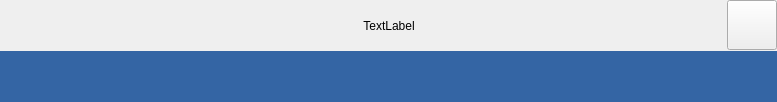
<?xml version="1.0" encoding="UTF-8"?>
<ui version="4.0">
 <class>frmNavi</class>
 <widget class="QWidget" name="frmNavi">
  <property name="geometry">
   <rect>
    <x>0</x>
    <y>0</y>
    <width>777</width>
    <height>102</height>
   </rect>
  </property>
  <property name="windowTitle">
   <string>Form</string>
  </property>
  <layout class="QVBoxLayout" name="verticalLayout">
   <property name="spacing">
    <number>0</number>
   </property>
   <property name="leftMargin">
    <number>0</number>
   </property>
   <property name="topMargin">
    <number>0</number>
   </property>
   <property name="rightMargin">
    <number>0</number>
   </property>
   <property name="bottomMargin">
    <number>0</number>
   </property>
   <item>
    <widget class="QWidget" name="widget" native="true">
     <layout class="QVBoxLayout" name="verticalLayout_2">
      <property name="spacing">
       <number>0</number>
      </property>
      <property name="leftMargin">
       <number>0</number>
      </property>
      <property name="topMargin">
       <number>0</number>
      </property>
      <property name="rightMargin">
       <number>0</number>
      </property>
      <property name="bottomMargin">
       <number>0</number>
      </property>
      <item>
       <widget class="QWidget" name="widget_2" native="true">
        <layout class="QHBoxLayout" name="horizontalLayout">
         <property name="spacing">
          <number>0</number>
         </property>
         <property name="leftMargin">
          <number>0</number>
         </property>
         <property name="topMargin">
          <number>0</number>
         </property>
         <property name="rightMargin">
          <number>0</number>
         </property>
         <property name="bottomMargin">
          <number>0</number>
         </property>
         <item>
          <widget class="QLabel" name="label">
           <property name="maximumSize">
            <size>
             <width>51</width>
             <height>16777215</height>
            </size>
           </property>
           <property name="styleSheet">
            <string notr="true">border-image: url(:/images/AC_N.png);</string>
           </property>
           <property name="text">
            <string/>
           </property>
          </widget>
         </item>
         <item>
          <widget class="QLabel" name="label_2">
           <property name="text">
            <string>TextLabel</string>
           </property>
           <property name="alignment">
            <set>Qt::AlignCenter</set>
           </property>
          </widget>
         </item>
         <item>
          <widget class="QPushButton" name="pushButton">
           <property name="maximumSize">
            <size>
             <width>50</width>
             <height>50</height>
            </size>
           </property>
           <property name="text">
            <string/>
           </property>
           <property name="icon">
            <iconset resource="res.qrc">
             <normaloff>:/images/AC_P.png</normaloff>:/images/AC_P.png</iconset>
           </property>
           <property name="iconSize">
            <size>
             <width>60</width>
             <height>50</height>
            </size>
           </property>
          </widget>
         </item>
        </layout>
       </widget>
      </item>
      <item>
       <widget class="QWidget" name="widget_3" native="true">
        <property name="styleSheet">
         <string notr="true">background-color: rgb(52, 101, 164);</string>
        </property>
        <layout class="QHBoxLayout" name="horizontalLayout_2">
         <item>
          <widget class="QLabel" name="label_3">
           <property name="text">
            <string/>
           </property>
          </widget>
         </item>
        </layout>
       </widget>
      </item>
     </layout>
    </widget>
   </item>
  </layout>
 </widget>
 <resources>
  <include location="res.qrc"/>
 </resources>
 <connections/>
</ui>
